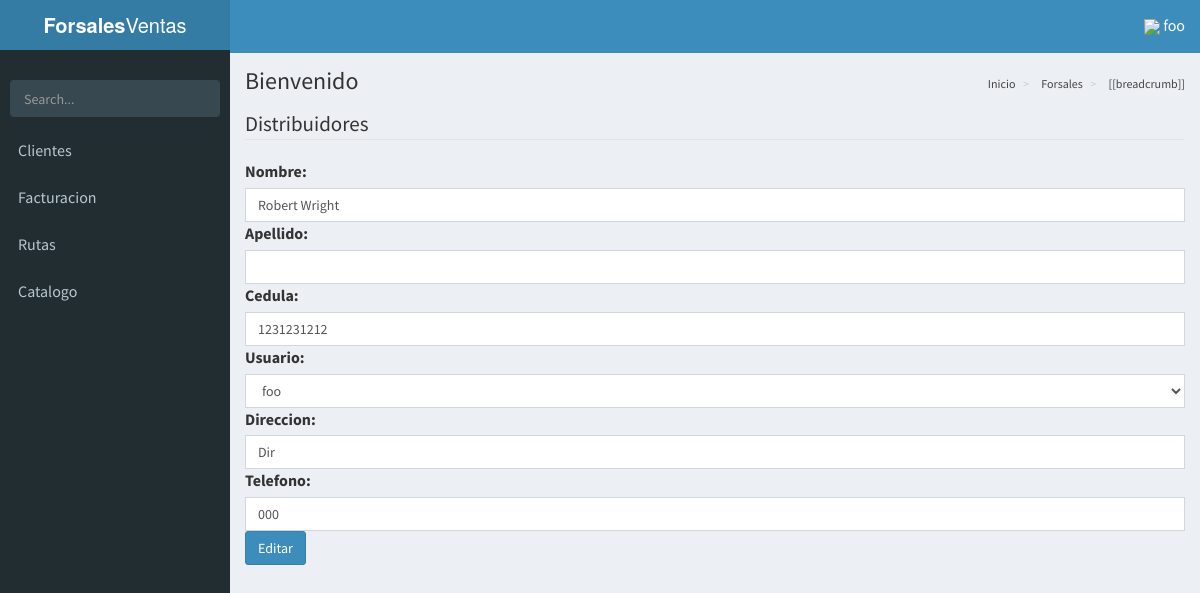
Page /distribuidores/actualizar/1 (signed in) on the committed database.
### base/models.py (models this page shows, shortened)
class distribuidor(models.Model):
	nombre = models.CharField(max_length=45)
	apellido = models.CharField(max_length=45)
	cedula = models.CharField(max_length=45)
	usuario = models.ForeignKey(User,blank=True,null=True,default=None)
	direccion = models.CharField(max_length=45)
	telefono = models.CharField(max_length=45)

### base/views.py (the view)
# urls.py: url(r'^distribuidores/actualizar/(?P<pk>\d+)$', ActualizarDistribuidor.as_view(), name="actualizar_distribuidor"),
class ActualizarDistribuidor(LoginRequiredMixin,UpdateView):
	model = distribuidor
	fields = '__all__'
	template_name = 'distribuidores/actualizar.html'
	success_url = reverse_lazy('listar_distribuidores')

### base/templates/distribuidores/actualizar.html (shortened to what this page needs)
{% extends 'AdminLTE/index.html' %}
{% load bootstrap %}
{% block content %}
<form method="post" role="form">
    <legend>Distribuidores</legend>
    {{ form|bootstrap }}
    <div class="form-group">
      <button type="submit" class="btn btn-primary">Editar</button>
    </div>
</form>
{% endblock content %}

### base/templates/AdminLTE/index.html (shortened to what this page needs)
{% load static %}
<!DOCTYPE html>
<html>
<head>
<link rel="stylesheet" href="https://unpkg.com/bootstrap-material-design@4.0.0-beta.3/dist/css/bootstrap-material-design.min.css"
>
  <link rel="stylesheet" href="{% static 'css/AdminLTE/bootstrap/css/bootstrap.min.css' %}">
  <link rel="stylesheet" href="{% static 'css/AdminLTE/AdminLTE.min.css' %}">
  <link rel="stylesheet" href="{% static 'css/AdminLTE/skins/_all-skins.min.css' %}">
  <link rel="stylesheet" href="{% static 'css/AdminLTE/plugins/iCheck/flat/blue.css' %}">
  <link rel="stylesheet" href="{% static 'css/AdminLTE/plugins/morris/morris.css' %}">
  <link rel="stylesheet" href="{% static 'css/AdminLTE/plugins/jvectormap/jquery-jvectormap-1.2.2.css' %}">
  <link rel="stylesheet" href="{% static 'css/AdminLTE/plugins/datepicker/datepicker3.css' %}">
  <link rel="stylesheet" href="{% static 'css/AdminLTE/plugins/daterangepicker/daterangepicker.css' %}">
  <link rel="stylesheet" href="{% static 'css/AdminLTE/plugins/bootstrap-wysihtml5/bootstrap3-wysihtml5.min.css' %}">
  <link rel="stylesheet" href="{% static 'alertifyjs/css/alertify.min.css' %}">
  <link rel="stylesheet" href="{% static 'alertifyjs/css/themes/bootstrap.min.css' %}">
  <link rel="stylesheet" href="{% static 'vue/vue-good-table/vue-good-table.css' %}">
</head>
<body class="hold-transition skin-blue sidebar-mini">
<div class="wrapper" id="vue-root">
  <header class="main-header">
    <a href="/" class="logo">
      <span class="logo-lg"><b>Forsales</b>Ventas</span>
    </a>
    <nav class="navbar navbar-static-top">
      <a href="#" class="sidebar-toggle" data-toggle="offcanvas" role="button">
      </a>
      <div class="navbar-custom-menu">
        <ul class="nav navbar-nav">
          <li class="dropdown user user-menu">
            <a href="#" class="dropdown-toggle" data-toggle="dropdown">
             <img style="width: 10%; " src="{% static 'img/user.png' %}">
              <span class="hidden-xs">{{ request.user.username }}</span>
            </a>
          </li>
        </ul>
      </div>
    </nav>
  </header>
  <aside class="main-sidebar">
    <section class="sidebar">
      <div class="user-panel">
      </div>
      <form action="#" method="get" class="sidebar-form">
        <div class="input-group">
          <input type="text" name="q" class="form-control" placeholder="Search...">
              <span class="input-group-btn">
                <button type="submit" name="search" id="search-btn" class="btn btn-flat">
                </button>
              </span>
        </div>
      </form>
      <ul class="sidebar-menu">
      {% if request.user.is_superuser %}
        <li class="header">PANEL DE CONTROL</li>
        <li>
          <a href="{% url 'listar_productos' %}">
            <i class="fa fa-shopping-basket" aria-hidden="true"><span>Productos</span></i>
          </a>
        </li>
        <li>
          <a href="{% url 'listar_clientes' %}">
            <i class="fa fa-th"></i> <span>Clientes</span>
          </a>
        </li>
        <li>
          <a href="{% url 'bodega' 'main' %}">
            <i class="fa fa-th"></i> <span>Bodega</span>
          </a>
        </li>
        <li>
          <a href="{% url 'listar_distribuidores' %}">
            <i class="fa fa-th"></i> <span>Distribuidores</span>
          </a>
        </li>
        <li>
          <a href="{% url 'listar_proveedores' %}">
            <i class="fa fa-th"></i> <span>Proveedores</span>
          </a>
        </li>
        <li class="treeview">
          <a href="#">
            <i class="fa fa-dashboard"></i> <span>Facturacion</span>
            <span class="pull-right-container">
              <i class="fa fa-angle-left pull-right"></i>
            </span>
          </a>
          <ul class="treeview-menu">
            <li class=""><a href="{% url 'factura' %}"><i class="fa fa-circle-o"></i> Listar</a></li>
          </ul>
           <ul class="treeview-menu">
            <li class=""><a href="{% url 'reportes' %}"><i class="fa fa-circle-o"></i> reportes</a></li>
          </ul>
        </li>
        <li class="treeview">
          <a href="#">
            <i class="fa fa-dashboard"></i> <span>Inventario</span>
            <span class="pull-right-container">
              <i class="fa fa-angle-left pull-right"></i>
            </span>
          </a>
          <ul class="treeview-menu">
            <li class=""><a href="{% url 'movimiento' %}"><i class="fa fa-circle-o"></i> Movimientos</a></li>
          </ul>
        </li>
        <!--li class="treeview">
          <a href="#">
            <i class="fa fa-dashboard"></i> <span>Catalogo</span>
            <span class="pull-right-container">
              <i class="fa fa-angle-left pull-right"></i>
            </span>
          </a>
          <ul class="treeview-menu">
            {% comment %}
            <li class=""><a href="{% url 'catalogos' %}"><i class="fa fa-circle-o"></i> Lista</a></li>
            {% endcomment %}
          </ul>
        </li-->
        <li class="treeview">
          <a href="#">
            <i class="fa fa-dashboard"></i> <span>Rutas</span>
            <span class="pull-right-container">
              <i class="fa fa-angle-left pull-right"></i>
            </span>
          </a>
          <ul class="treeview-menu">
            <li class=""><a href="{% url 'rutas-mapa' %}"><i class="fa fa-circle-o"></i> Rutas</a></li>
          </ul>
        </li>
      {% else %}
        {% if request.user %}
<li>
          <a href="{% url 'listar_clientes' %}">
             <span>Clientes</span>
          </a>
        </li>
          <li class="treeview">
            <a href="#">
               <span>Facturacion</span>
            </a>
          </li>
          <li class="treeview">
            <a href="#">
               <span>Rutas</span>
            </a>
          </li>
        <li class="treeview">
          <a href="#">
             <span>Catalogo</span>
          </a>
        </li>
        {% endif %}
      {% endif %}
      </ul>
    </section>
  </aside>
  <div class="content-wrapper">
    <section class="content-header">
      <h1>
        Bienvenido
      </h1>
      <ol class="breadcrumb">
        <li><a href="#"> Inicio</a></li>
        <li><a href="#"> Forsales </a></li>
        <li v-for="breadcrumb in breadcrumbs"><a href="#"> [[breadcrumb]] </a></li>
      </ol>
    </section>
    <section class="content">
      {% block content %}
      {% endblock content %}
    </section>
  </div>
</div>
</body>
</html>

### base/templates/AdminLTE/index.html (style rules this page uses)
html, body { font-size: 16px !important; }
.navbar { display: inherit !important; }

### rows in the picture
distribuidor: nombre "Robert Wright", cedula "1231231212", usuario "foo", direccion "Dir", telefono "000"

### other values in the picture
{{ request.user.username }} "foo"
